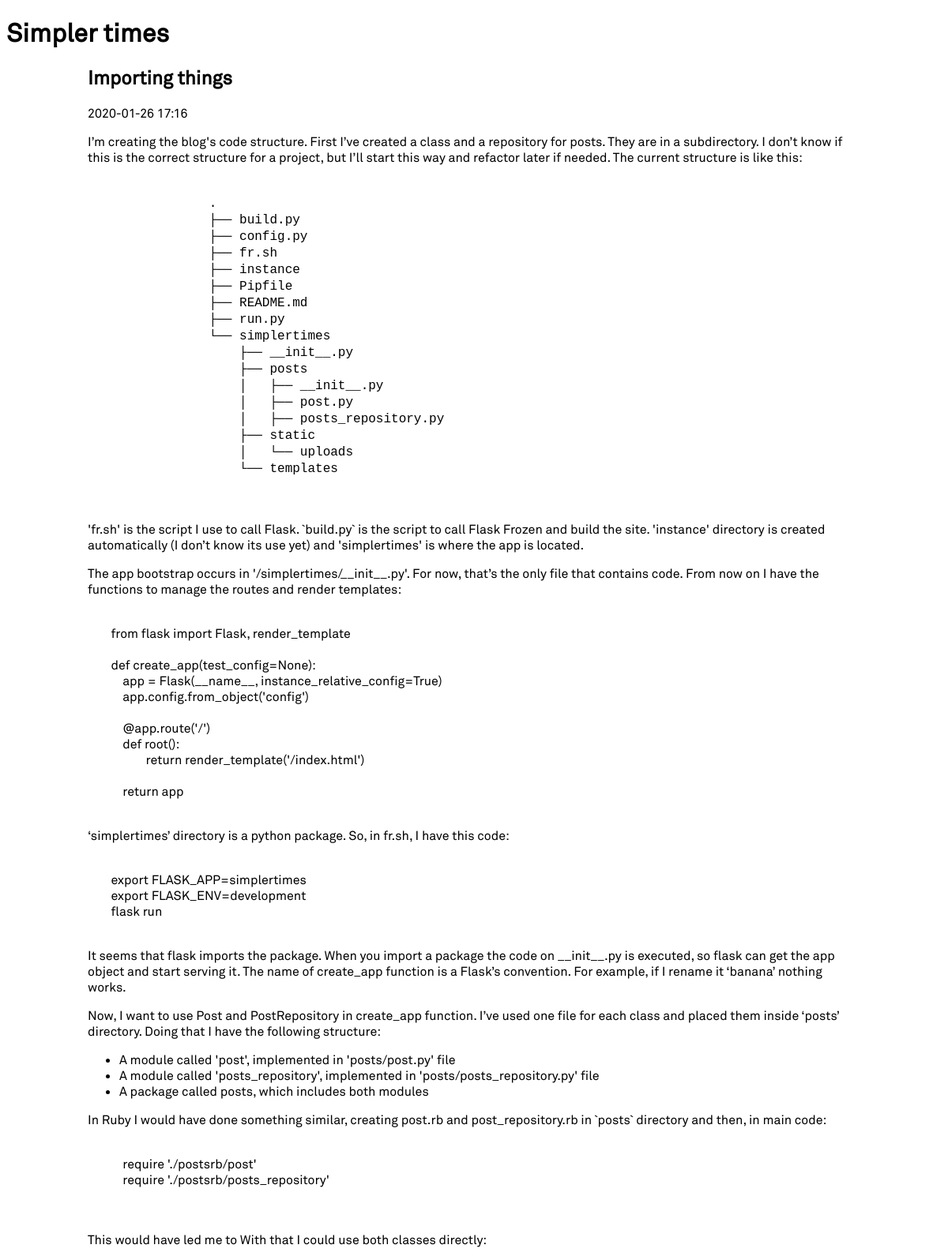
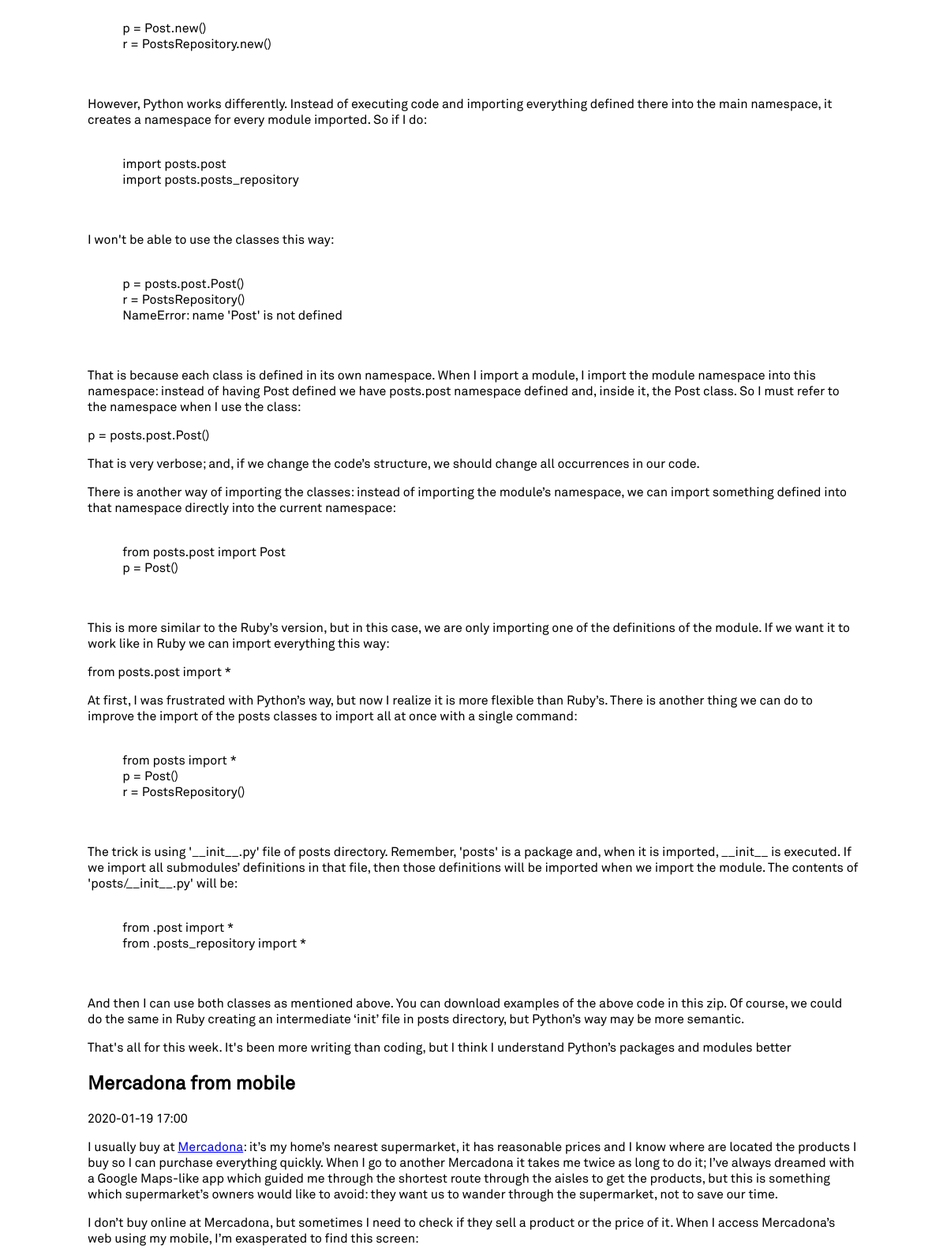
The page / (upper part) on the database its author committed (2 pictures, top to bottom).
### tables this page shows
CREATE TABLE "Posts" (
	"title"	TEXT NOT NULL,
	"creation_datetime"	TEXT NOT NULL,
	"content"	TEXT
);

### simplertimes/__init__.py (the view)
    @app.route('/')
    def root():
        from simplertimes.posts import PostsRepository
        pr = PostsRepository(get_db())
        return render_template('/index.html', posts=pr.home_posts())

### simplertimes/__init__.py (called while the page is built)
def create_app(test_config=None):
    app = Flask(__name__, instance_relative_config=True)
    app.config.from_object('config')
    @app.after_request
    def after_request(response):
        close_db()
        return response
    @app.route('/admin/<_>')
    def admin(_=None):
        return 'pass'
    @app.route('/')
    def root():
        from simplertimes.posts import PostsRepository
        pr = PostsRepository(get_db())
        return render_template('/index.html', posts=pr.home_posts())
    return app

### simplertimes/db.py (called while the page is built)
def get_db():
    if 'db' not in g:
        g.db = SQLite3DB(current_app.config['DATABASE'])
    return g.db

### simplertimes/posts/post_factory.py (called while the page is built)
def value_of(field_names, row, field):
    try:
        return row[field_names.index(field)]
    except ValueError:
        return None

    @staticmethod
    def from_sqlite3_row(cursor, row):
        field = lambda x: value_of(field_names, row, x)
        field_names = list(map(lambda x:x[0], cursor.description))
        return Post(
            title = field('title'),
            date = field('creation_datetime'),
            content = field('content'),
        )

### simplertimes/posts/posts_repository.py (called while the page is built)
    def home_posts(self):
        cursor = self.db.query(
            '''
            SELECT * FROM Posts
            ORDER BY date(Posts.creation_datetime) desc
            '''
            ,factory = PostFactory.from_sqlite3_row)
        return cursor

### simplertimes/sqlite3db.py (called while the page is built)
    def db(self):
        if not self._db:
            self._db = sqlite3.connect(
                self.db_path,
                detect_types=sqlite3.PARSE_DECLTYPES
            )
            self._db.row_factory = sqlite3.Row
        return self._db

    def close(self):
        if self._db is not None:
            self._db.close()

    def query(self, query, args=(), one=False, factory=sqlite3.Row):
        self.db().row_factory = factory
        cur = self.db().execute(query, args)
        if one:
            rv = c.fetchone()
            row = rv[0] if rv else None
        else:
            rv = cur.fetchall()
        cur.close()
        return row if one else rv

### simplertimes/templates/index.html
{% extends "base.html" %}
{% block content %}
<main>
{% for post in posts %}
    {% include "post.html" %}
{% endfor %}
</main>
{% endblock %}

### simplertimes/templates/base.html (shortened to what this page needs)
<!DOCTYPE html>
<html lang="en">
<head>
    <link rel="stylesheet" href="{{ url_for('static', filename='style.css') }}">
    <link rel="stylesheet"
      href="//cdn.jsdelivr.net/gh/highlightjs/cdn-release@9.17.1/build/styles/default.min.css">
</head>
<body>
<header><h1>Simpler times</h1></header>
{% block content %}
{% endblock %}
</body>

### simplertimes/templates/post.html
<article>
    <h1>{{ post.title }}</h1>
    <p class="post_datetime">{{ post.date }}</p>
    {{ post.content | safe }}
</article>

### simplertimes/static/style.css (style rules this page uses)
* { font-family: 'Akkurat', Arial, sans-serif; }
main { max-width: 978px; margin: 0 auto; }

### rows shown on the page
Posts: title "Importing things", date "2020-01-26 17:16", content "I’m creating the blog's code structure. First I’ve created a class and a repository for posts. They are in a subdirectory. I don’t know if this is the correct structure for a project, but I’ll start this way and refactor later if needed. The current structure is like this: . ├── build.py ├── config.py ├── fr.sh ├── instance ├── Pipfile ├── README.md ├── run.py └── simplertimes ├── __init__.py ├── posts │ ├── __init__.py │ ├── post.py │ ├── posts_repository.py ├── static │ └── uploads └── templates 'fr.sh' is the script I use to call Flask. `build.py` is the script to call Flask Frozen and build the site. 'instance' directory is created automatically (I don’t know its use yet) and…"
Posts: title "Mercadona from mobile", date "2020-01-19 17:00", content "I usually buy at Mercadona : it’s my home’s nearest supermarket, it has reasonable prices and I know where are located the products I buy so I can purchase everything quickly. When I go to another Mercadona it takes me twice as long to do it; I’ve always dreamed with a Google Maps-like app which guided me through the shortest route through the aisles to get the products, but this is something which supermarket’s owners would like to avoid: they want us to wander through the supermarket, not to save our time. I don’t buy online at Mercadona, but sometimes I need to check if they sell a product or the price of it. When I access Mercadona’s web using my mobile, I’m exasperated to find this…"
